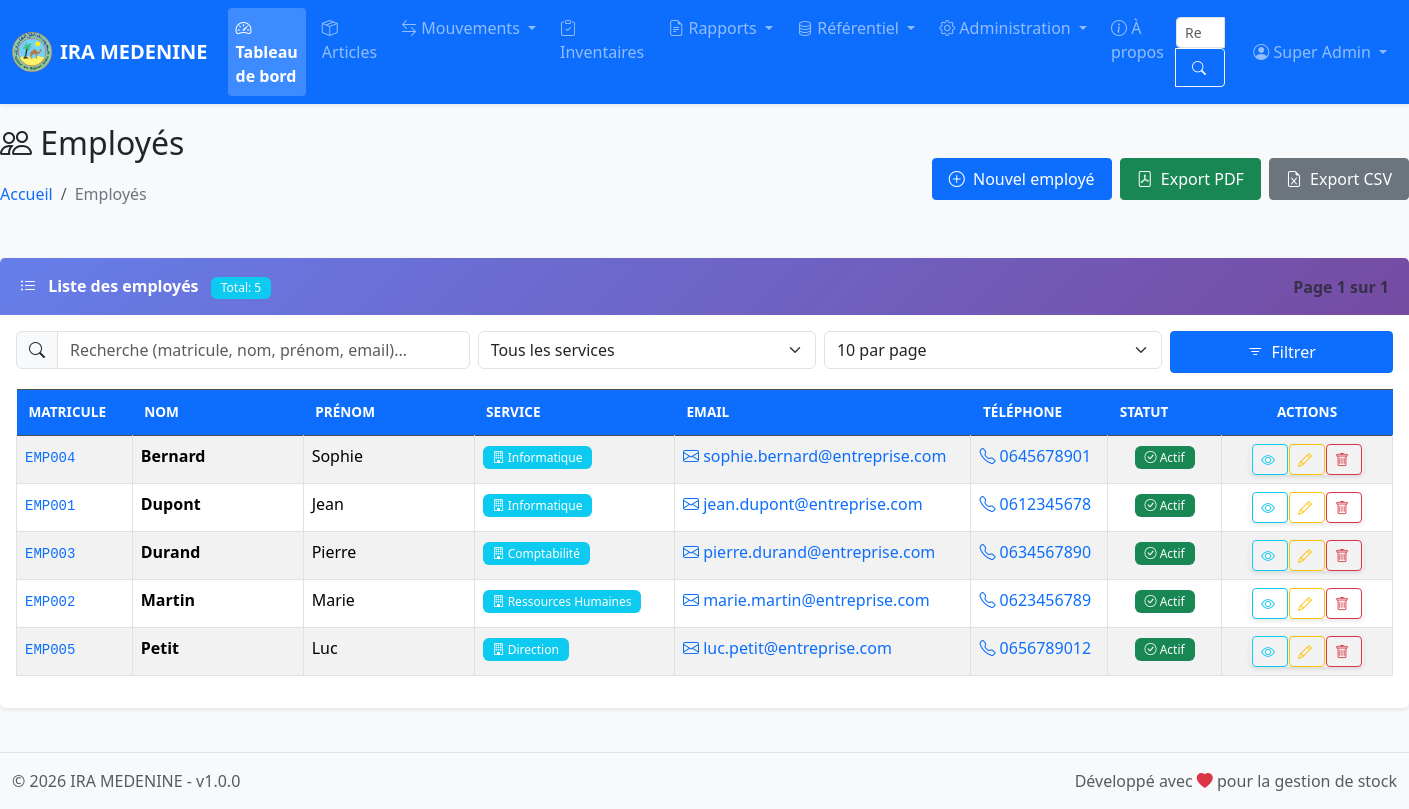
The app's page /pages/employes/index.php (signed in) with its own data.
### tables this page shows
CREATE TABLE IF NOT EXISTS `parametres` (
  `id` int NOT NULL AUTO_INCREMENT,
  `nom_etablissement` varchar(255) NOT NULL,
  `logo` varchar(255) DEFAULT NULL,
  `adresse` text,
  `tel_fixe` varchar(20) DEFAULT NULL,
  `tel_mobile` varchar(20) DEFAULT NULL,
  `fax` varchar(20) DEFAULT NULL,
  `email` varchar(100) DEFAULT NULL,
  `site_web` varchar(50) NOT NULL,
  `created_at` timestamp NOT NULL DEFAULT CURRENT_TIMESTAMP,
  `updated_at` timestamp NOT NULL DEFAULT CURRENT_TIMESTAMP ON UPDATE CURRENT_TIMESTAMP,
  PRIMARY KEY (`id`)
);

CREATE TABLE IF NOT EXISTS `employes` (
  `id` int NOT NULL AUTO_INCREMENT,
  `matricule` varchar(50) NOT NULL,
  `nom` varchar(100) NOT NULL,
  `prenom` varchar(100) NOT NULL,
  `service_id` int NOT NULL,
  `mail` varchar(100) DEFAULT NULL,
  `tel1` varchar(20) DEFAULT NULL,
  `tel2` varchar(20) DEFAULT NULL,
  `notes` text,
  `actif` tinyint(1) NOT NULL DEFAULT '1',
  `created_at` timestamp NOT NULL DEFAULT CURRENT_TIMESTAMP,
  `updated_at` timestamp NOT NULL DEFAULT CURRENT_TIMESTAMP ON UPDATE CURRENT_TIMESTAMP,
  PRIMARY KEY (`id`),
  UNIQUE KEY `matricule` (`matricule`),
  KEY `idx_service` (`service_id`),
  KEY `idx_nom_prenom` (`nom`,`prenom`),
  KEY `idx_actif` (`actif`)
);

CREATE TABLE IF NOT EXISTS `services` (
  `id` int NOT NULL AUTO_INCREMENT,
  `nom` varchar(100) NOT NULL,
  `notes` text,
  `created_at` timestamp NOT NULL DEFAULT CURRENT_TIMESTAMP,
  `updated_at` timestamp NOT NULL DEFAULT CURRENT_TIMESTAMP ON UPDATE CURRENT_TIMESTAMP,
  PRIMARY KEY (`id`),
  KEY `idx_nom` (`nom`)
);

### pages/employes/index.php (the view, shortened to what the rows shown need)
<?php
require_once __DIR__ . '/../../includes/header.php';
try {
    $db = Database::getInstance();
    $pdo = $db->getConnection();
} catch (Exception $e) {
    die('Erreur de connexion à la base de données: ' . $e->getMessage());
}
$per_page = isset($_GET['per_page']) ? (int)$_GET['per_page'] : 10;
$page = isset($_GET['page']) && is_numeric($_GET['page']) ? (int)$_GET['page'] : 1;
$offset = ($page - 1) * $per_page;
$sql = "SELECT e.*, s.nom as service_nom
        FROM employes e
        INNER JOIN services s ON e.service_id = s.id";
$sql .= " ORDER BY e.nom ASC, e.prenom ASC";
if ($per_page > 0) {
    $sql .= " LIMIT :limit OFFSET :offset";
}
try {
    $stmt = $pdo->prepare($sql);
    if ($per_page > 0) {
        $stmt->bindValue(':limit', $per_page, PDO::PARAM_INT);
        $stmt->bindValue(':offset', $offset, PDO::PARAM_INT);
    }
    $stmt->execute();
    $employes = $stmt->fetchAll();
} catch (PDOException $e) {
    $employes = [];
    error_log("Erreur SQL (data): " . $e->getMessage());
}
?>
<?php
$navbar_path = __DIR__ . '/../../includes/navbar.php';
if (file_exists($navbar_path)) {
    require_once $navbar_path;
} else {
    echo '<div class="alert alert-danger">Fichier navbar.php introuvable</div>';
}
?>
<div class="container-fluid main-container">
    <div class="row mb-4">
        <div class="col-12">
            <div class="d-flex justify-content-between align-items-center">
                <div>
                    <h2><i class="bi bi-people"></i> Employés</h2>
                </div>
            </div>
        </div>
    </div>
    <div class="row">
        <div class="col-12">
            <div class="card">
                <div class="card-body">
                    <div class="table-responsive">
                        <table class="table table-hover table-striped table-bordered">
                            <thead class="table-dark">
                                <tr>
                                    <th width="100">Matricule</th>
                                    <th width="150">Nom</th>
                                    <th width="150">Prénom</th>
                                    <th width="150">Service</th>
                                    <th width="200">Email</th>
                                    <th width="120">Téléphone</th>
                                    <th width="100">Statut</th>
                                    <th width="150" class="text-center">Actions</th>
                                </tr>
                            </thead>
                            <tbody>
                                <?php if (count($employes) > 0): ?>
                                    <?php foreach ($employes as $employe): ?>
                                        <tr>
                                            <td><code class="text-primary"><?php echo htmlspecialchars($employe['matricule']); ?></code></td>
                                            <td><strong><?php echo htmlspecialchars($employe['nom']); ?></strong></td>
                                            <td><?php echo htmlspecialchars($employe['prenom']); ?></td>
                                            <td>
                                                <span class="badge bg-info">
                                                    <i class="bi bi-building"></i> <?php echo htmlspecialchars($employe['service_nom']); ?>
                                                </span>
                                            </td>
                                            <td>
                                                <?php if (!empty($employe['mail'])): ?>
                                                    <a href="mailto:<?php echo htmlspecialchars($employe['mail']); ?>" class="text-decoration-none">
                                                        <i class="bi bi-envelope"></i> <?php echo htmlspecialchars($employe['mail']); ?>
                                                    </a>
                                                <?php else: ?>
                                                    <span class="text-muted">-</span>
                                                <?php endif; ?>
                                            </td>
                                            <td>
                                                <?php if (!empty($employe['tel1'])): ?>
                                                    <a href="tel:<?php echo htmlspecialchars($employe['tel1']); ?>" class="text-decoration-none">
                                                        <i class="bi bi-telephone"></i> <?php echo htmlspecialchars($employe['tel1']); ?>
                                                    </a>
                                                <?php else: ?>
                                                    <span class="text-muted">-</span>
                                                <?php endif; ?>
                                            </td>
                                            <td class="text-center">
                                                <?php if ($employe['actif']): ?>
                                                    <span class="badge bg-success">
                                                        <i class="bi bi-check-circle"></i> Actif
                                                    </span>
                                                <?php else: ?>
                                                    <span class="badge bg-secondary">
                                                        <i class="bi bi-x-circle"></i> Inactif
                                                    </span>
                                                <?php endif; ?>
                                            </td>
                                            <td class="text-center action-buttons">
                                                <div class="btn-group btn-group-sm" role="group">
                                                    <a href="view.php?id=<?php echo $employe['id']; ?>"
                                                       class="btn btn-outline-info" title="Voir détails">
                                                        <i class="bi bi-eye"></i>
                                                    </a>
                                                    <a href="edit.php?id=<?php echo $employe['id']; ?>"
                                                       class="btn btn-outline-warning" title="Modifier">
                                                        <i class="bi bi-pencil"></i>
                                                    </a>
                                                    <a href="delete.php?id=<?php echo $employe['id']; ?>"
                                                       class="btn btn-outline-danger" title="Supprimer"
                                                       onclick="return confirm('Voulez-vous vraiment supprimer l\'employé <?php echo addslashes($employe['nom'] . ' ' . $employe['prenom']); ?> ?');">
                                                        <i class="bi bi-trash"></i>
                                                    </a>
                                                </div>
                                            </td>
                                        </tr>
                                    <?php endforeach; ?>
                                <?php endif; ?>
                            </tbody>
                        </table>
                    </div>
                </div>
            </div>
        </div>
    </div>
</div>
<?php
$footer_path = __DIR__ . '/../../includes/footer.php';
if (file_exists($footer_path)) {
    require_once $footer_path;
} else {
    echo '<div class="alert alert-danger mt-3">Fichier footer.php introuvable</div>';
}
?>

### includes/navbar.php (shortened to what the rows shown need)
<nav class="navbar navbar-expand-lg navbar-dark bg-primary sticky-top">
    <div class="container-fluid">
        <a class="navbar-brand d-flex align-items-center" href="<?php echo BASE_URL; ?>/index.php">
            <?php if (!empty($parametres['logo'])): ?>
                <img src="<?php echo BASE_URL; ?>/uploads/logo/<?php echo htmlspecialchars($parametres['logo']); ?>" alt="Logo" height="40" class="me-2" style="object-fit:contain;">
            <?php endif; ?>
            <span class="fw-bold"><?php echo htmlspecialchars($parametres['nom_etablissement'] ?? APP_NAME); ?></span>
        </a>
        <div class="collapse navbar-collapse" id="navbarMain">
            <ul class="navbar-nav me-auto mb-2 mb-lg-0">
                <li class="nav-item">
                    <a class="nav-link <?php echo basename($_SERVER['PHP_SELF']) == 'index.php' ? 'active' : ''; ?>" href="<?php echo BASE_URL; ?>/index.php">
                        <i class="bi bi-speedometer2"></i> Tableau de bord
                    </a>
                </li>
                <?php if ($auth->hasPermission('articles', 'view')): ?>
                <li class="nav-item">
                    <a class="nav-link <?php echo strpos($_SERVER['PHP_SELF'], 'articles') !== false ? 'active' : ''; ?>" href="<?php echo BASE_URL; ?>/pages/articles/index.php">
                        <i class="bi bi-box-seam"></i> Articles
                    </a>
                </li>
                <?php endif; ?>
                <?php if ($auth->hasPermission('entrees', 'view') || $auth->hasPermission('sorties', 'view') || $auth->hasPermission('retours', 'view')): ?>
                <li class="nav-item dropdown">
                    <a class="nav-link dropdown-toggle" href="#" id="navbarMouvements" role="button" data-bs-toggle="dropdown" aria-expanded="false">
                        <i class="bi bi-arrow-left-right"></i> Mouvements
                    </a>
                </li>
                <?php endif; ?>
                <?php if ($auth->hasPermission('inventaires', 'view')): ?>
                <li class="nav-item">
                    <a class="nav-link <?php echo strpos($_SERVER['PHP_SELF'], 'inventaires') !== false ? 'active' : ''; ?>" href="<?php echo BASE_URL; ?>/pages/inventaires/index.php">
                        <i class="bi bi-clipboard-check"></i> Inventaires
                    </a>
                </li>
                <?php endif; ?>
                <?php if ($auth->hasPermission('rapports', 'view')): ?>
                <li class="nav-item dropdown">
                    <a class="nav-link dropdown-toggle" href="#" id="navbarRapports" role="button" data-bs-toggle="dropdown" aria-expanded="false">
                        <i class="bi bi-file-earmark-text"></i> Rapports
                    </a>
                </li>
                <?php endif; ?>
                <?php if ($auth->hasPermission('services', 'view') || $auth->hasPermission('employes', 'view') || $auth->hasPermission('fournisseurs', 'view') || $auth->hasPermission('equipes', 'view')): ?>
                <li class="nav-item dropdown">
                    <a class="nav-link dropdown-toggle" href="#" id="navbarReferentiel" role="button" data-bs-toggle="dropdown" aria-expanded="false">
                        <i class="bi bi-database"></i> Référentiel
                    </a>
                </li>
                <?php endif; ?>
                <?php if ($auth->isAdmin()): ?>
                <li class="nav-item dropdown">
                    <a class="nav-link dropdown-toggle" href="#" id="navbarAdmin" role="button" data-bs-toggle="dropdown" aria-expanded="false">
                        <i class="bi bi-gear"></i> Administration
                    </a>
                </li>
                <?php endif; ?>
                <li class="nav-item">
                    <a class="nav-link" href="<?php echo BASE_URL; ?>/pages/apropos/index.php">
                        <i class="bi bi-info-circle"></i> À propos
                    </a>
                </li>
            </ul>
            <form class="d-flex me-3" action="<?php echo BASE_URL; ?>/pages/search.php" method="GET">
                <div class="input-group">
                    <input class="form-control form-control-sm" type="search" placeholder="Rechercher..." aria-label="Rechercher" name="q" required>
                    <button class="btn btn-outline-light btn-sm" type="submit"><i class="bi bi-search"></i></button>
                </div>
            </form>
            <ul class="navbar-nav">
                <li class="nav-item dropdown">
                    <a class="nav-link dropdown-toggle" href="#" id="navbarUser" role="button" data-bs-toggle="dropdown" aria-expanded="false">
                        <i class="bi bi-person-circle"></i> <?php echo $current_user['prenom'] . ' ' . $current_user['nom']; ?>
                    </a>
                </li>
            </ul>
        </div>
    </div>
</nav>

### includes/footer.php (shortened to what the rows shown need)
    <footer class="footer mt-auto py-3 bg-light border-top">
        <div class="container-fluid">
            <div class="row">
                <div class="col-md-6 text-muted">
                    &copy; <?php echo date('Y'); ?> <?php echo $parametres['nom_etablissement'] ?? APP_NAME; ?> - v<?php echo APP_VERSION; ?>
                </div>
                <div class="col-md-6 text-end text-muted">
                    Développé avec <i class="bi bi-heart-fill text-danger"></i> pour la gestion de stock
                </div>
            </div>
        </div>
    </footer>
</body>
</html>

### records on screen
parametres: logo (picture), nom_etablissement "IRA MEDENINE"
employes: matricule "EMP004", nom "Bernard", prenom "Sophie", service.nom "Informatique", mail "sophie.bernard@entreprise.com", tel1 "0645678901", actif 1 (drawn)
employes: matricule "EMP001", nom "Dupont", prenom "Jean", service.nom "Informatique", mail "jean.dupont@entreprise.com", tel1 "0612345678", actif 1 (drawn)
employes: matricule "EMP003", nom "Durand", prenom "Pierre", service.nom "Comptabilité", mail "pierre.durand@entreprise.com", tel1 "0634567890", actif 1 (drawn)
employes: matricule "EMP002", nom "Martin", prenom "Marie", service.nom "Ressources Humaines", mail "marie.martin@entreprise.com", tel1 "0623456789", actif 1 (drawn)
employes: matricule "EMP005", nom "Petit", prenom "Luc", service.nom "Direction", mail "luc.petit@entreprise.com", tel1 "0656789012", actif 1 (drawn)

### other values on screen
$current_user['prenom'] "Super"
$current_user['nom'] "Admin"
$total_count "5"
$page "1"
$total_pages "1"
APP_VERSION "1.0.0"
